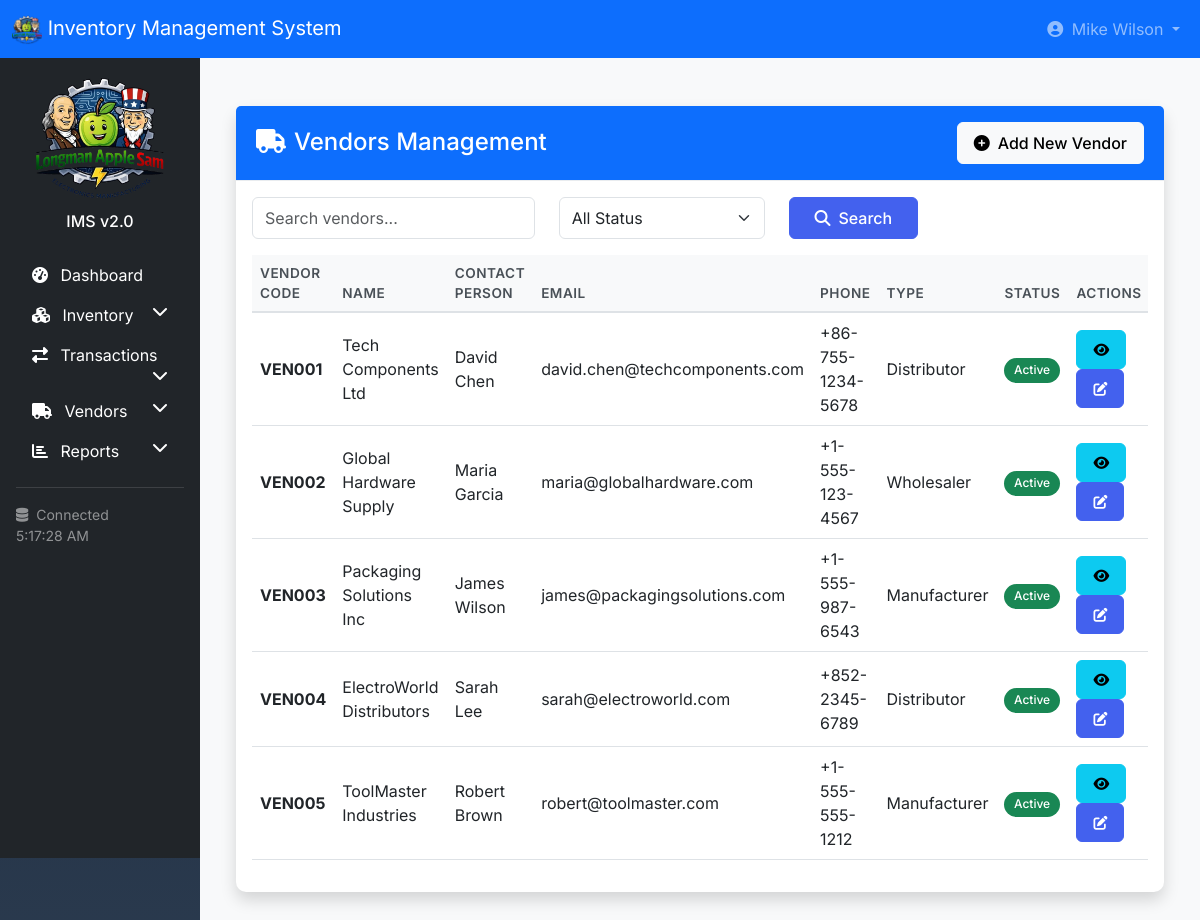
The page /vendors/ (signed in) on the database its author committed.
### vendors/models.py (models this page shows, shortened)
class Vendor(models.Model):
    VENDOR_TYPE_CHOICES = [
        ('manufacturer', 'Manufacturer'),
        ('distributor', 'Distributor'),
        ('wholesaler', 'Wholesaler'),
        ('retailer', 'Retailer'),
        ('other', 'Other'),
    ]
    STATUS_CHOICES = [
        ('active', 'Active'),
        ('inactive', 'Inactive'),
        ('blacklisted', 'Blacklisted'),
    ]
    vendor_code = models.CharField(max_length=50, unique=True)
    name = models.CharField(max_length=200)
    vendor_type = models.CharField(max_length=20, choices=VENDOR_TYPE_CHOICES, default='distributor')
    contact_person = models.CharField(max_length=100)
    email = models.EmailField()
    phone = models.CharField(max_length=20)
    mobile = models.CharField(max_length=20, blank=True)
    address = models.TextField()
    city = models.CharField(max_length=100)
    state = models.CharField(max_length=100, blank=True)
    postal_code = models.CharField(max_length=20, blank=True)
    country = models.CharField(max_length=100, default='China')
    tax_id = models.CharField(max_length=50, blank=True, verbose_name="Tax ID")
    payment_terms = models.CharField(max_length=100, default="Net 30")
    credit_limit = models.DecimalField(max_digits=12, decimal_places=2, default=0)
    rating = models.IntegerField(
        default=3,
        validators=[MinValueValidator(1), MaxValueValidator(5)],
        help_text="Rating from 1 to 5"
    )
    materials = models.ManyToManyField('inventory.Material', related_name='vendors', blank=True)
    status = models.CharField(max_length=20, choices=STATUS_CHOICES, default='active')
    notes = models.TextField(blank=True)
    created_at = models.DateTimeField(auto_now_add=True)
    updated_at = models.DateTimeField(auto_now=True)
    created_by = models.ForeignKey('auth.User', on_delete=models.SET_NULL, null=True)
    class Meta:
        ordering = ['name']

### vendors/views.py (the view)
# urls.py: path('', views.vendor_list, name='vendor_list'),
@login_required
def vendor_list(request):
    vendors = Vendor.objects.annotate(po_count=Count('purchase_orders')).all()
    search_query = request.GET.get('search', '')
    if search_query:
        vendors = vendors.filter(
            Q(name__icontains=search_query) |
            Q(vendor_code__icontains=search_query) |
            Q(contact_person__icontains=search_query)
        )
    status = request.GET.get('status')
    if status:
        vendors = vendors.filter(status=status)
    paginator = Paginator(vendors, 20)
    page_number = request.GET.get('page')
    page_obj = paginator.get_page(page_number)
    context = {
        'page_obj': page_obj,
        'search_query': search_query,
        'selected_status': status,
    }
    return render(request, 'vendors/vendor_list.html', context)

### vendors/templates/vendors/vendor_list.html (shortened to what this page needs)
{% extends 'base.html' %}
{% load static %}
{% block content %}
<div class="container-fluid py-4">
    <div class="row mb-4">
        <div class="col-12">
            <div class="card shadow">
                <div class="card-header bg-primary text-white d-flex justify-content-between align-items-center">
                    <h4 class="mb-0"><i class="fas fa-truck me-2"></i>Vendors Management</h4>
                    <a href="{% url 'vendors:vendor_create' %}" class="btn btn-light">
                        <i class="fas fa-plus-circle me-2"></i>Add New Vendor
                    </a>
                </div>
                <div class="card-body">
                    <form method="get" action="{% url 'vendors:vendor_list' %}" class="row mb-3">
                        <div class="col-md-4">
                            <input type="text" class="form-control" name="search"
                                   placeholder="Search vendors..."
                                   value="{{ request.GET.search|default:'' }}">
                        </div>
                        <div class="col-md-3">
                            <select class="form-select" name="status">
                                <option value="">All Status</option>
                            </select>
                        </div>
                        <div class="col-md-2">
                            <button type="submit" class="btn btn-primary w-100">
                                <i class="fas fa-search me-2"></i>Search
                            </button>
                        </div>
                    </form>
                    <div class="table-responsive">
                        <table class="table table-hover">
                            <thead>
                                <tr>
                                    <th>Vendor Code</th>
                                    <th>Name</th>
                                    <th>Contact Person</th>
                                    <th>Email</th>
                                    <th>Phone</th>
                                    <th>Type</th>
                                    <th>Status</th>
                                    <th>Actions</th>
                                </tr>
                            </thead>
                            <tbody>
                                {% for vendor in page_obj %}
                                <tr>
                                    <td><strong>{{ vendor.vendor_code }}</strong></td>
                                    <td>{{ vendor.name }}</td>
                                    <td>{{ vendor.contact_person }}</td>
                                    <td>{{ vendor.email }}</td>
                                    <td>{{ vendor.phone }}</td>
                                    <td>{{ vendor.get_vendor_type_display }}</td>
                                    <td>
                                        {% if vendor.status == 'active' %}
                                            <span class="badge bg-success">Active</span>
                                        {% else %}
                                            <span class="badge bg-secondary">Inactive</span>
                                        {% endif %}
                                    </td>
                                    <td>
                                        <a href="{% url 'vendors:vendor_detail' vendor.id %}" class="btn btn-sm btn-info" title="View">
                                            <i class="fas fa-eye"></i>
                                        </a>
                                        <a href="{% url 'vendors:vendor_update' vendor.id %}" class="btn btn-sm btn-primary" title="Edit">
                                            <i class="fas fa-edit"></i>
                                        </a>
                                    </td>
                                </tr>
                                {% endfor %}
                            </tbody>
                        </table>
                    </div>
                </div>
            </div>
        </div>
    </div>
</div>
{% endblock %}

### templates/navbar.html (shortened to what this page needs)
<nav class="navbar navbar-expand-lg navbar-dark bg-primary">
    <div class="container-fluid">
        <a class="navbar-brand" href="{% url 'accounts:dashboard' %}">
            {% load static %}
            <img src="{% static 'img/company_logo.png' %}" class="opacity-20" alt="My logo" width="30" height="30">
            <span class="d-none d-sm-inline">Inventory Management System</span>
        </a>
        <div class="collapse navbar-collapse" id="navbarMain">
            <ul class="navbar-nav ms-auto">
                <li class="nav-item dropdown">
                    <a class="nav-link dropdown-toggle" href="#" id="userDropdown" role="button" data-bs-toggle="dropdown">
                        <i class="fas fa-user-circle me-1"></i>
                        <span class="d-none d-lg-inline">{{ user.get_full_name|default:user.username }}</span>
                    </a>
                </li>
            </ul>
        </div>
    </div>
</nav>

### static/css/custom.css (style rules this page uses)
:root { --primary-color: #4361ee; --success-color: #06d6a0; --warning-color: #ffb703; --danger-color: #e63946; --info-color: #4895ef; }
body { font-family: 'Inter', -apple-system, BlinkMacSystemFont, sans-serif; background-color: #f8f9fa; min-height: 100vh; }
.card { border: none; border-radius: 10px; box-shadow: 0 2px 10px rgba(0, 0, 0, 0.05); transition: transform 0.2s, box-shadow 0.2s; margin-bottom: 1.5rem; }
.card-header { background-color: white; border-bottom: 1px solid #e9ecef; padding: 1rem 1.25rem; font-weight: 600; }
.table th { background-color: #f8f9fa; color: #495057; font-weight: 600; font-size: 0.85rem; text-transform: uppercase; letter-spacing: 0.5px; border-bottom: 2px solid #dee2e6; }
.table td { vertical-align: middle; }
.btn { border-radius: 6px; font-weight: 500; padding: 0.5rem 1rem; }
.btn-primary { background-color: var(--primary-color); border-color: var(--primary-color); }
.form-control, .form-select { border-radius: 6px; border: 1px solid #dee2e6; padding: 0.5rem 0.75rem; }
.badge { padding: 0.4rem 0.6rem; font-weight: 500; border-radius: 30px; }

### rows shown on the page
Vendor: vendor_code "VEN001", name "Tech Components Ltd", contact_person "David Chen", email "david.chen@techcomponents.com", phone "+86-755-1234-5678", vendor_type "Distributor", status "Active"
Vendor: vendor_code "VEN002", name "Global Hardware Supply", contact_person "Maria Garcia", email "maria@globalhardware.com", phone "+1-555-123-4567", vendor_type "Wholesaler", status "Active"
Vendor: vendor_code "VEN003", name "Packaging Solutions Inc", contact_person "James Wilson", email "james@packagingsolutions.com", phone "+1-555-987-6543", vendor_type "Manufacturer", status "Active"
Vendor: vendor_code "VEN004", name "ElectroWorld Distributors", contact_person "Sarah Lee", email "sarah@electroworld.com", phone "+852-2345-6789", vendor_type "Distributor", status "Active"
Vendor: vendor_code "VEN005", name "ToolMaster Industries", contact_person "Robert Brown", email "robert@toolmaster.com", phone "+1-555-555-1212", vendor_type "Manufacturer", status "Active"

### other values the page prints
{{ user.get_full_name|default:user.username }} "Mike Wilson"
